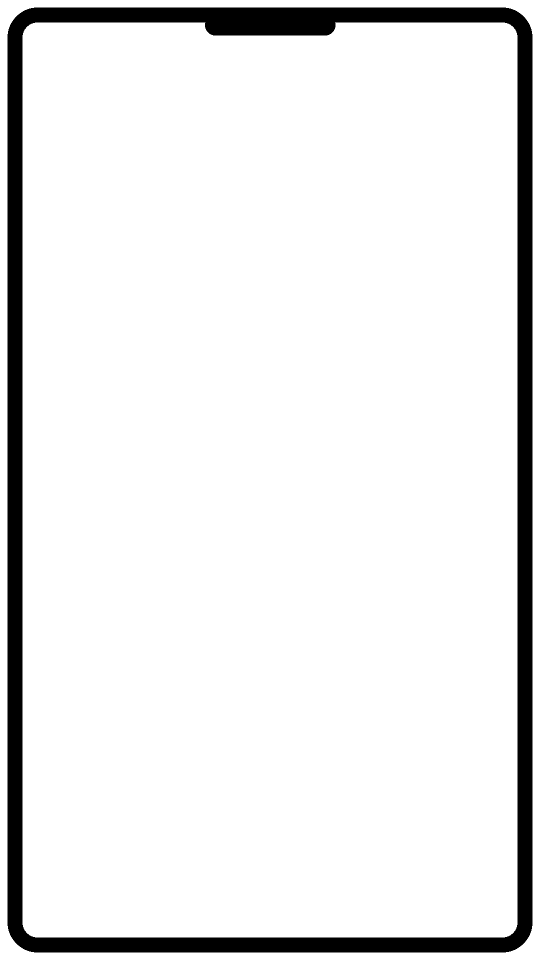
#> input picture assets/templates/iphone_chrome.png, 1080 x 1920 px (shown at 1/2 size)
$ python -i meme_pipeline.py   (imports and definitions only)
#> lines starting #> are read from the running program, lines starting #| are printed output that depends on the picture; after the words box and inside, x2 and y2 are one past the last pixel; in counts of white or black regions, pixels touching at a corner belong together
"""
Meme pipeline: safe-fetch, normalize, credit overlay.

v0 scope — everything in one file intentionally. Split later when a
second source/path emerges that needs abstraction.

Three public entry points:

    safe_fetch(url, out_path, max_bytes, allowed_mime)
        Downloads a URL to a local file with SSRF protections. Rejects
        any URL whose hostname resolves to a private/loopback/link-local
        address. Enforces size and mime-type limits. Raises
        MemePipelineError on any rejection or failure.

    normalize_media(input_path, out_path, media_type)
        For videos: re-encodes to H.264 + AAC at 1080x1920 (9:16),
        trimmed to 30s, cropped/padded as needed.
        For images: re-encodes to a 1080x1920 JPEG with optional
        letterboxing on white. No overlay applied here — that's
        the next step.

    apply_credit_overlay(input_path, out_path, author_handle, source_name, media_type)
        Burns "via {author_handle} · {source_name}" into the top-left
        of the canvas, using the bundled Inter-Black font. For video,
        uses ffmpeg drawtext. For image, uses PIL.

All three are blocking — no asyncio. Callers wrap in
`asyncio.to_thread` when needed. Each raises MemePipelineError on
failure; none silently returns a partial result.
"""
from __future__ import annotations

import ipaddress
import logging
import socket
import subprocess
from pathlib import Path
from typing import Optional
from urllib.parse import urlparse

logger = logging.getLogger(__name__)


class MemePipelineError(RuntimeError):
    pass


# -------------------------------------------------------------------------
# safe_fetch
# -------------------------------------------------------------------------

_DEFAULT_ALLOWED_MIME = {
    "image/jpeg",
    "image/png",
    "image/webp",
    "image/gif",
    "video/mp4",
    "video/quicktime",
    "video/webm",
}


# [105 lines left out: functions _is_private_address, safe_fetch, not called in this run]


# -------------------------------------------------------------------------
# normalize_media
# -------------------------------------------------------------------------

_CANVAS_W = 1080
_CANVAS_H = 1920
_MAX_DURATION_SEC = 30
_FONT_PATH = "/app/assets/fonts/Inter-Black.ttf"


# [38 lines left out: functions _run_ffmpeg, mux_video_audio, not called in this run]


_IG_POST_W = 1080
_IG_POST_H = 1350  # 4:5 — Instagram's max portrait ratio for feed posts
_CORNER_RADIUS = 40  # rounded corners for aesthetic padding
_BORDER_PX = 32      # minimum white border on all sides


def _normalize_image_for_ig(input_path: Path, out_path: Path) -> None:
    """Fit an image to Instagram's 4:5 feed ratio with white padding, border, and rounded corners.

    The meme is scaled to fit inside a 1080×1350 canvas with a guaranteed
    white border on all sides, plus rounded corners for a polished look.
    """
#> called with input_path = '../assets/templates/iphone_chrome.png', out_path = 'out.png'
    try:
        from PIL import Image, ImageDraw
    except ImportError as exc:
        raise MemePipelineError(f"Pillow missing: {exc}")

    img = Image.open(input_path).convert("RGBA")
#> img is the input picture: PIL image 1080x1920 RGBA; mean R, G, B, A 0, 0, 0, 21.8
    orig_w, orig_h = img.size
#> orig_w = 1080; orig_h = 1920

    # Step 1: Scale to fit inside the canvas minus the border on each side
    max_w = _IG_POST_W - _BORDER_PX * 2
    max_h = _IG_POST_H - _BORDER_PX * 2
    scale = min(max_w / orig_w, max_h / orig_h)
#> scale = 0.67
    new_w = int(orig_w * scale)
#> new_w = 723
    new_h = int(orig_h * scale)
#> new_h = 1286
    img = img.resize((new_w, new_h), Image.LANCZOS)
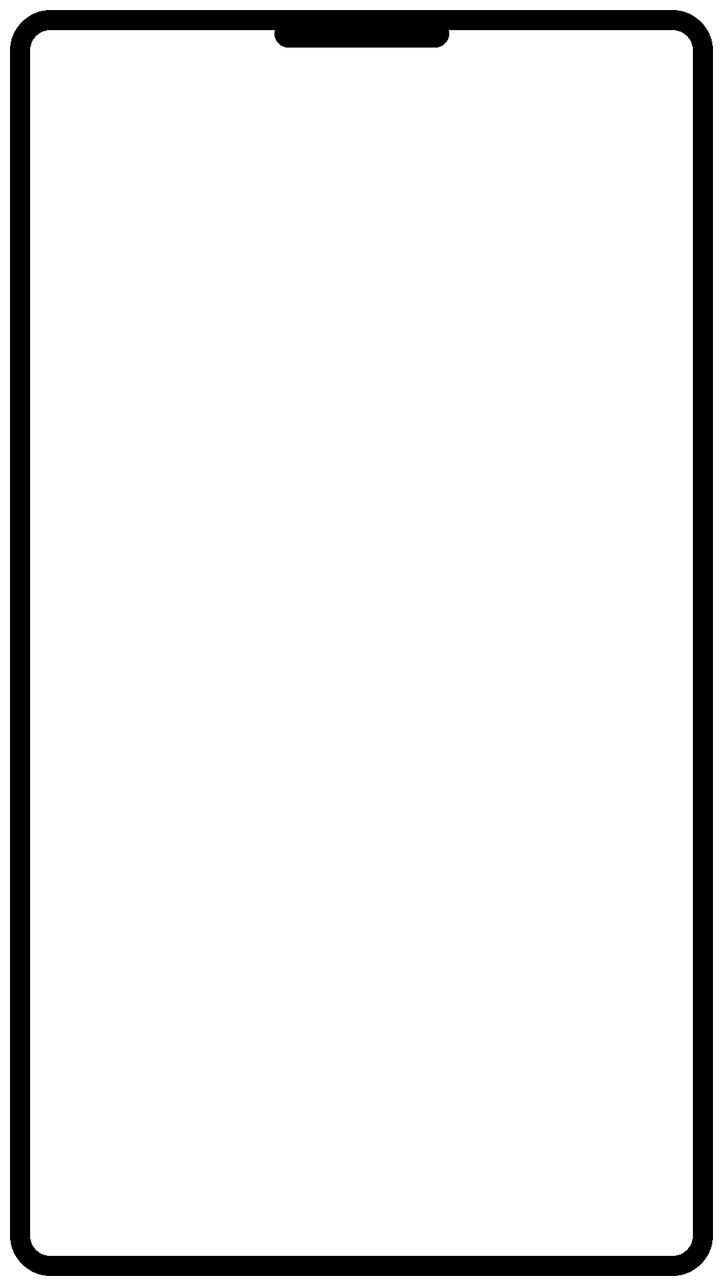
#> img: PIL image 723x1286 RGBA; mean R, G, B, A 0, 0, 0, 21.8; transparent parts drawn white

    # Step 2: Apply rounded corners to the meme image
    if _CORNER_RADIUS > 0:
        corner_mask = Image.new("L", (new_w, new_h), 0)
#> corner_mask: PIL image 723x1286 L; every value is 0
        draw = ImageDraw.Draw(corner_mask)
        draw.rounded_rectangle(
            [(0, 0), (new_w - 1, new_h - 1)],
            radius=_CORNER_RADIUS,
            fill=255,
        )
        img.putalpha(corner_mask)
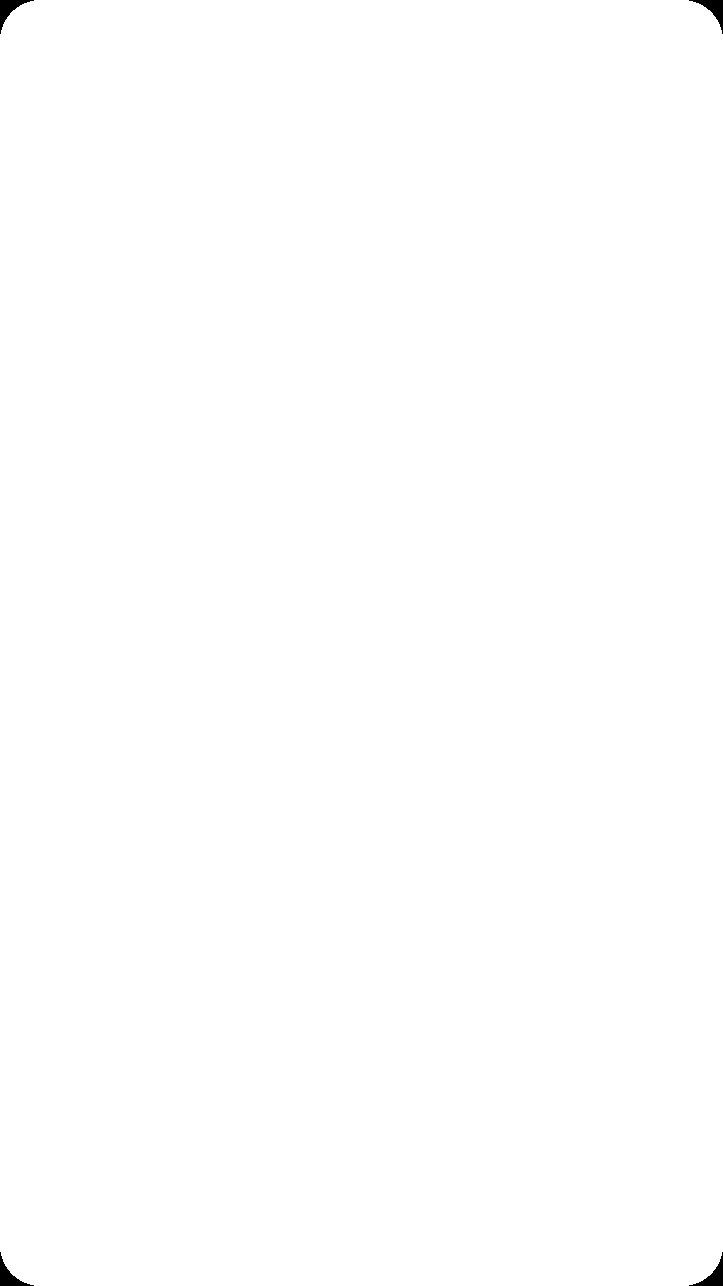
#> corner_mask: PIL image 723x1286 L; 99.8% white; 4 black regions, box (x1, y1, x2, y2) and area: (0, 0, 34, 34) 354, (689, 0, 723, 34) 354, (0, 1252, 34, 1286) 354, (689, 1252, 723, 1286) 354
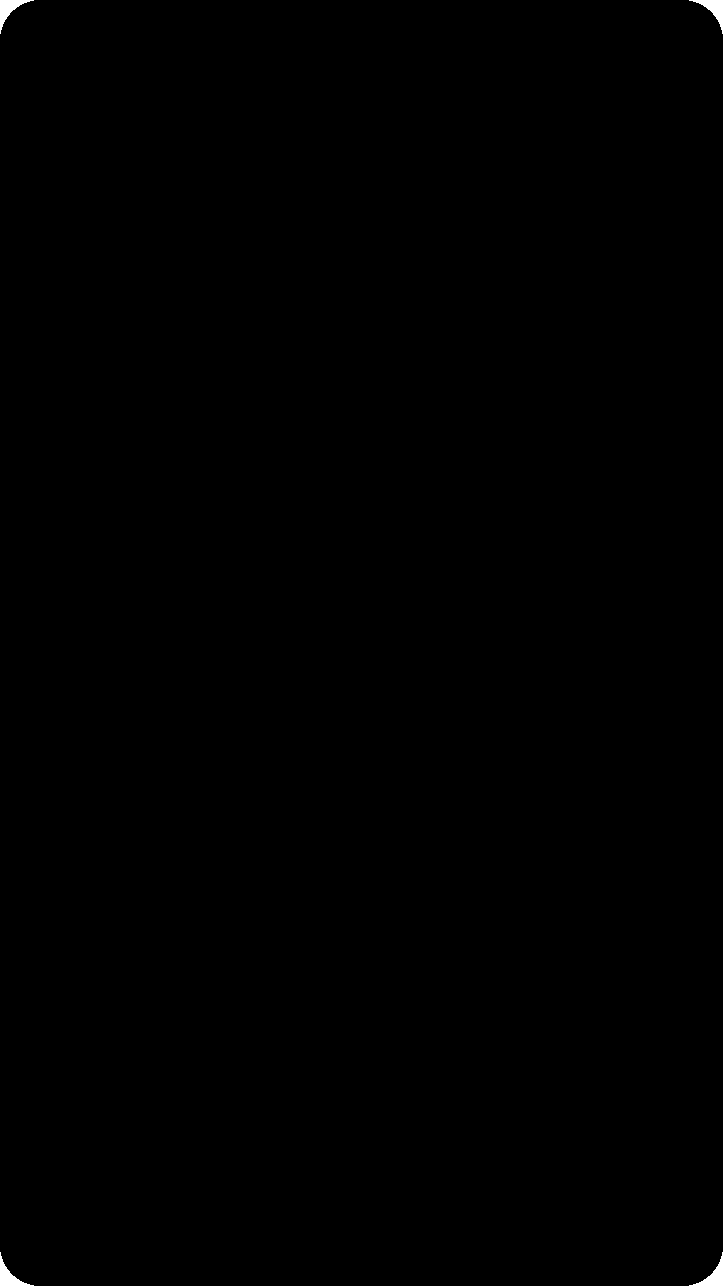
#> img: PIL image 723x1286 RGBA; mean R, G, B, A 0, 0, 0, 254.6; transparent parts drawn white

    # Step 3: Create white canvas at 4:5 and center the image
    canvas = Image.new("RGBA", (_IG_POST_W, _IG_POST_H), (255, 255, 255, 255))
#> canvas: PIL image 1080x1350 RGBA; every value is 255
    x = (_IG_POST_W - new_w) // 2
#> x = 178
    y = (_IG_POST_H - new_h) // 2
#> y = 32
    canvas.paste(img, (x, y), img)
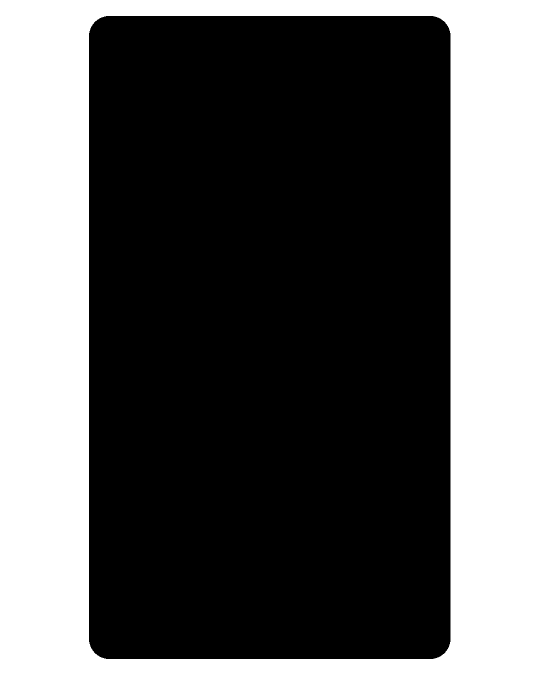
#> canvas: PIL image 1080x1350 RGBA (shown at 1/2 size); mean R, G, B, A 92.6, 92.6, 92.6, 255

    # Step 4: Save as JPEG
#> (the run stopped early here; a loop or call above may not have finished)
